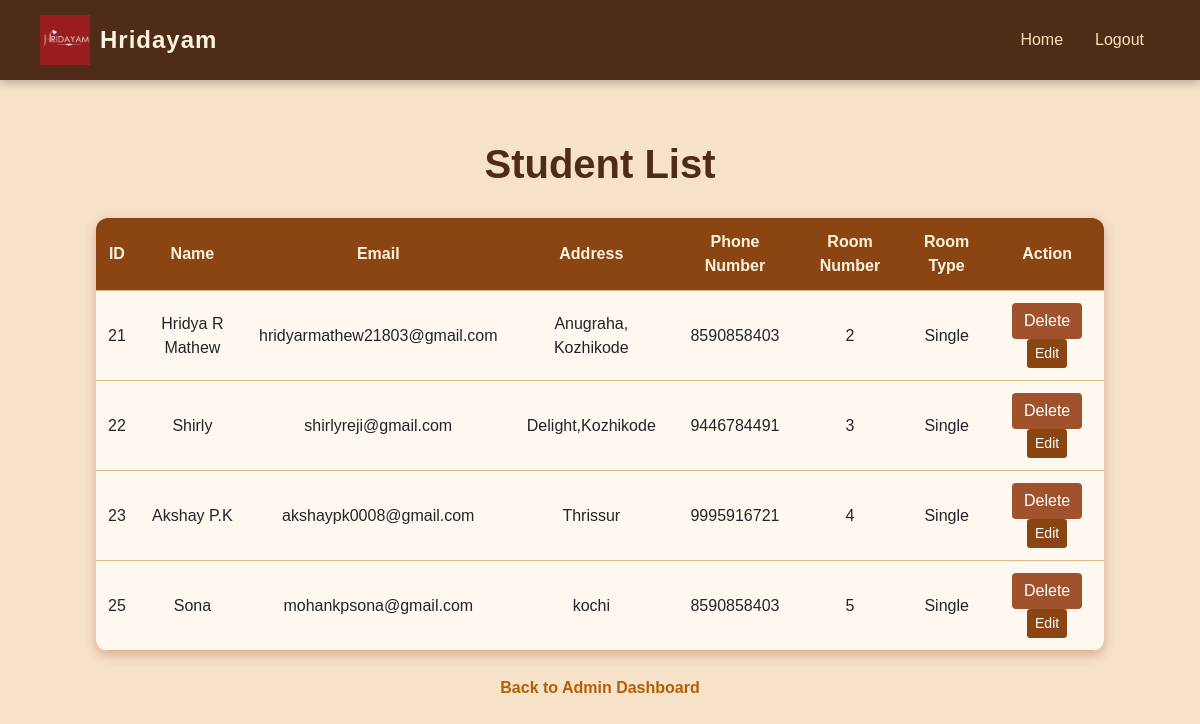
The page /student_list_view on the database its author committed.
### Hostel_Manager_App/models.py (models this page shows)
class Registration_table(models.Model):
    ROOM_TYPES = [
        ('Single', 'Single Room'),
        ('Double', 'Double Room'),
        ('Triple', 'Triple Room'),
        ('Six', 'Six Share'),
    ]
    name=models.CharField(max_length=50,null=True,blank=True)
    email=models.EmailField(null=True,blank=True)
    address=models.CharField(max_length=50,null=True,blank=True)
    phone=models.CharField(max_length=13,null=True,blank=True)
    password=models.CharField(max_length=20,null=True,blank=True)
    roomnumber=models.IntegerField(null=True,blank=True)
    roomtype = models.CharField(max_length=20, choices=ROOM_TYPES, null=True, blank=True)

### Hostel_Manager_App/views.py (the view)
# urls.py: path('student_list_view',views.student_list_view,name='student_list_view'),
def student_list_view(request):
    students_list=Registration_table.objects.all()
    return render(request,'student_list.html',{'students_list':students_list})

### Hostel_Manager_App/templates/student_list.html (shortened to what this page needs)
{% load static %}
<!DOCTYPE html>
<html lang="en">
<head>
  <link href="https://cdn.jsdelivr.net/npm/bootstrap@5.0.2/dist/css/bootstrap.min.css" rel="stylesheet">
</head>
<body>
  <nav>
    <a class="navbar-brand d-flex align-items-center" href="{% url 'hostel_admin_view' %}">
      <img src="{% static 'images/hridhayam logo.png' %}" alt="Logo" />
      <strong>Hridayam</strong>
    </a>
    <ul class="nav nav-pills">
      <li class="nav-item"><a class="nav-link" href="{% url 'hostel_admin_view' %}">Home</a></li>
      <li class="nav-item"><a class="nav-link" href="{% url 'logout_view' %}">Logout</a></li>
    </ul>
  </nav>
  <div class="content">
    <h1>Student List</h1>
    <table>
      <thead>
        <tr>
          <th>ID</th>
          <th>Name</th>
          <th>Email</th>
          <th>Address</th>
          <th>Phone Number</th>
          <th>Room Number</th>
          <th>Room Type</th>
          <th>Action</th>
        </tr>
      </thead>
      <tbody>
        {% for i in students_list %}
        <tr>
          <td>{{ i.id }}</td>
          <td>{{ i.name }}</td>
          <td>{{ i.email }}</td>
          <td>{{ i.address }}</td>
          <td>{{ i.phone }}</td>
          <td>{{ i.roomnumber }}</td>
          <td>{{ i.roomtype }}</td>
          <td>
            <a href="{% url 'delete_student' i.id %}" class="btn btn-danger btn-danger" onclick="return confirm('Are you sure to delete?')">Delete</a>
            <a href="{% url 'edit_student' i.id %}" class="btn btn-sm text-white">Edit</a>
          </td>
        </tr>
        {% endfor %}
      </tbody>
    </table>
    <a href="{% url 'hostel_admin_view' %}" class="link">Back to Admin Dashboard</a>
  </div>
</body>
</html>

### Hostel_Manager_App/templates/student_list.html (style rules this page uses)
body { margin: 0; background-color: #f5e2c8; font-family: 'Poppins', sans-serif; }
nav { background-color: #4e2c18; color: white; display: flex; justify-content: space-between; align-items: center; padding: 10px 40px; box-shadow: 0 4px 8px rgba(0, 0, 0, 0.2); position: fixed; top: 0; left: 0; width: 100%; z-index: 1000; }
nav img { height: 50px; margin-right: 10px; transition: transform 0.3s ease; }
nav strong { color: #fff3e0; font-size: 1.5rem; letter-spacing: 1px; }
nav ul { margin: 0; }
nav .nav-link { color: #ffe0b2 !important; font-weight: 500; transition: color 0.3s, transform 0.3s; }
.content { margin-top: 100px; text-align: center; padding: 40px; }
h1 { color: #4e2c18; margin-bottom: 30px; font-weight: bold; }
table { width: 90%; margin: auto; border-collapse: collapse; background-color: #fff8f0; border-radius: 12px; overflow: hidden; box-shadow: 0 4px 12px rgba(165, 42, 42, 0.3); animation: fadeIn 0.8s ease-in-out; }
th, td { border-bottom: 1px solid #deb887; padding: 12px; text-align: center; }
th { background-color: #8b4513; color: #fff3e0; font-weight: 600; }
.btn { transition: transform 0.2s ease; }
.btn-danger { background-color: #a0522d !important; border: none; }
.btn-sm { background-color: #8b4513 !important; border: none; }
.link { display: inline-block; margin-top: 25px; text-decoration: none; color: #b45f06; font-weight: bold; transition: 0.3s ease; }

### rows shown on the page
Registration_table: id "21", name "Hridya R Mathew", email "hridyarmathew21803@gmail.com", address "Anugraha, Kozhikode", phone "8590858403", roomnumber "2", roomtype "Single"
Registration_table: id "22", name "Shirly", email "shirlyreji@gmail.com", address "Delight,Kozhikode", phone "9446784491", roomnumber "3", roomtype "Single"
Registration_table: id "23", name "Akshay P.K", email "akshaypk0008@gmail.com", address "Thrissur", phone "9995916721", roomnumber "4", roomtype "Single"
Registration_table: id "25", name "Sona", email "mohankpsona@gmail.com", address "kochi", phone "8590858403", roomnumber "5", roomtype "Single"
